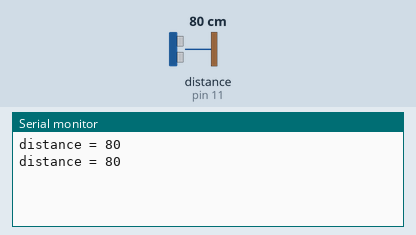
Bench run of a sketch on a simulated Arduino Uno, built with avr-gcc and run on an emulated ATmega328P. Shown: the last lines printed to the serial monitor. Wiring (inferred from the names in the program): ultrasonic range finder: trigger pin 8; echo pin 11. The inputs (shaded band) are chosen by the test bench; at power-on: distance to the obstacle (sensor on pin 11) 80 cm. The echo pulse lasts 58.3 µs per cm.

Above: at 1.8 s.
1.9 s: distance to the obstacle (sensor on pin 11) set to 2 cm
At 2.8 s:
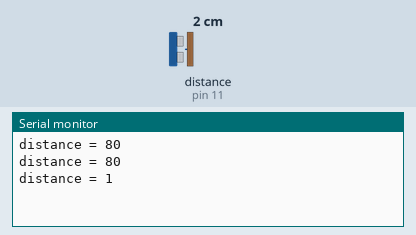
3.4 s: distance to the obstacle (sensor on pin 11) set to 4 cm
At 4.8 s:
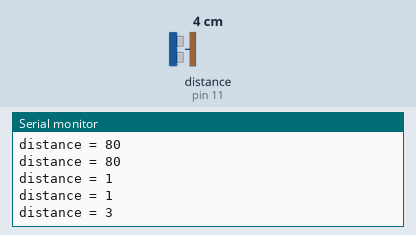
Timing chart, 0 to 6.4 s (numbered marks = the images above; inputs shaded):
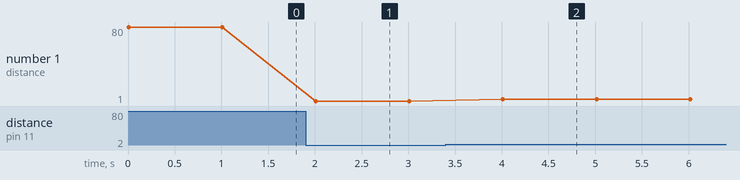

Measured:
- after the input at 1.9 s, the serial monitor: prints a new line after 0.11 s (image 1)
- after the input at 3.4 s, the serial monitor: prints a new line after 0.61 s (image 2)
- plotted number 1: 80 → 1 after the input at 1.9 s, 1 → 3 after the input at 3.4 s

The sketch:

UltrasonicRangeTest.ino
```cpp
// Ultrasonic range test, just get range in CM

const int trigPin = 8;
const int echoPin = 11;

void setup(){
  Serial.begin(9600);
  pinMode(trigPin, OUTPUT);
  pinMode(echoPin, INPUT);
}

void loop(){
  unsigned int duration = 0;
  //trigger high signal for 10 microsecs on trigger
  digitalWrite(trigPin, LOW);
  delayMicroseconds(4);
  digitalWrite(trigPin, HIGH);
  delayMicroseconds(10);
  digitalWrite(trigPin, LOW);

  //read from echo pin
  duration = pulseIn(echoPin, HIGH);
  Serial.print("distance = ");
  Serial.println(duration/58);
  delay(1000);
}
```
